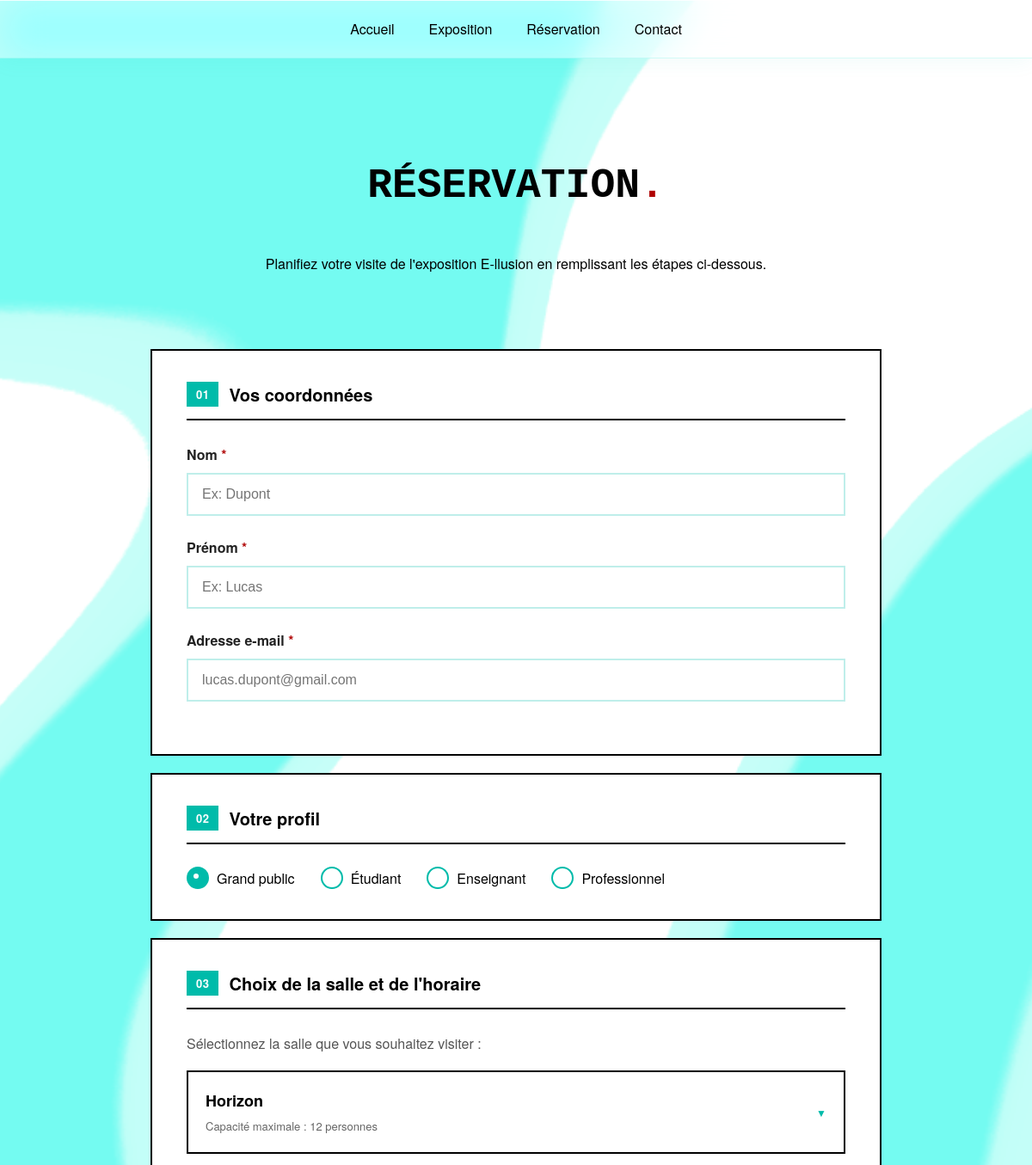
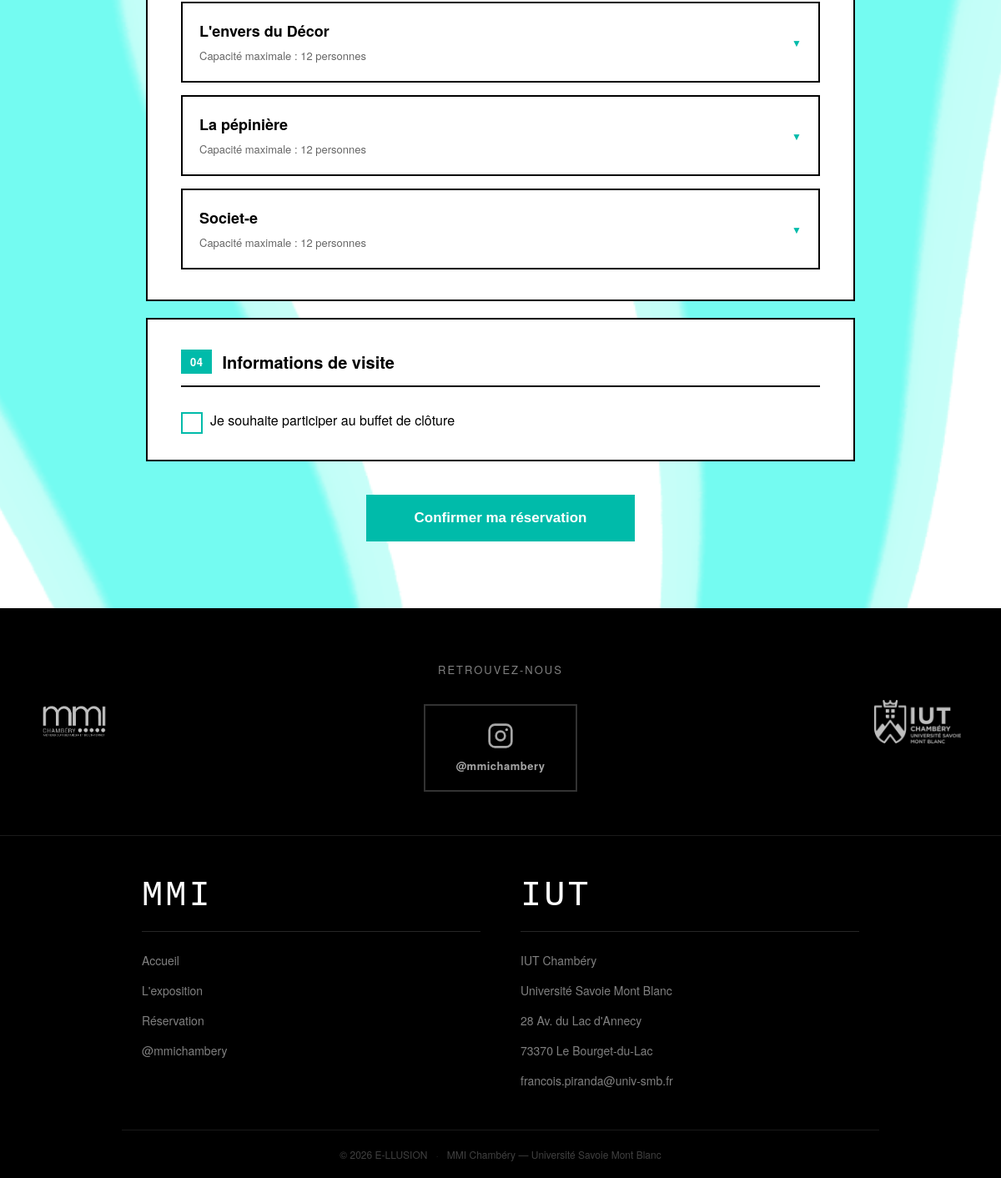
/php/reservation.php, run on the app's committed database (2 pictures, top to bottom).
### tables this page shows
CREATE TABLE `categorie_visite` (
  `id_categorie` INT UNSIGNED NOT NULL AUTO_INCREMENT,
  `libelle`      VARCHAR(100) NOT NULL,
  PRIMARY KEY (`id_categorie`)
);

CREATE TABLE `salle` (
  `id_salle`     INT UNSIGNED NOT NULL AUTO_INCREMENT,
  `nom`          VARCHAR(100) NOT NULL,
  `capacite_max` INT UNSIGNED NOT NULL DEFAULT 12,
  PRIMARY KEY (`id_salle`)
);

### php/reservation.php (the view, shortened to what this page needs)
<?php
include('config.php');
$categories    = $db->query("SELECT * FROM categorie_visite ORDER BY id_categorie ASC")->fetchAll(PDO::FETCH_ASSOC);
$salles_db     = $db->query("SELECT * FROM salle ORDER BY nom ASC")->fetchAll(PDO::FETCH_ASSOC);
$page_styles = ['style-reservation.css'];
include('header.php');
?>
<div class="container">
    <section class="intro-section">
        <h1 class="pixel-title">Réservation<span class="red-dot">.</span></h1>
        <p>Planifiez votre visite de l'exposition E-llusion en remplissant les étapes ci-dessous.</p>
    </section>
    <div class="form-wrapper-linear">
        <form action="reservation.php" method="POST" id="formReservation">
            <div class="form-section-linear">
                <h3><span class="section-icon">01</span> Vos coordonnées</h3>
                <div class="input-group">
                    <label for="nom">Nom <span class="red-dot">*</span></label>
                    <input type="text" id="nom" name="nom" placeholder="Ex: Dupont" required>
                </div>
                <div class="input-group">
                    <label for="prenom">Prénom <span class="red-dot">*</span></label>
                    <input type="text" id="prenom" name="prenom" placeholder="Ex: Lucas" required>
                </div>
                <div class="input-group">
                    <label for="email">Adresse e-mail <span class="red-dot">*</span></label>
                    <input type="email" id="email" name="email" placeholder="lucas.dupont@gmail.com" required>
                </div>
            </div>
            <div class="form-section-linear">
                <h3><span class="section-icon">02</span> Votre profil</h3>
                <div class="radio-group-horizontal">
                    <?php foreach ($categories as $index => $cat): ?>
                    <label class="custom-radio">
                        <span class="radio-mark"></span> <?= htmlspecialchars($cat['libelle']) ?>
                    </label>
                    <?php endforeach; ?>
                </div>
            </div>
            <div class="form-section-linear">
                <h3><span class="section-icon">03</span> Choix de la salle et de l'horaire</h3>
                <p style="margin-bottom: 20px; color: #555;">Sélectionnez la salle que vous souhaitez visiter :</p>
                <div class="salles-accordion-list">
                    <?php foreach ($salles_db as $salle):
                        $id_salle = $salle['id_salle'];
                    ?>
                    <details class="salle-accordion" data-salle-id="<?= $id_salle ?>">
                        <summary class="salle-summary">
                            <div class="salle-summary-text">
                                <h4><?= htmlspecialchars($salle['nom']) ?></h4>
                                <small>Capacité maximale : <?= $salle['capacite_max'] ?> personnes</small>
                            </div>
                            <span class="accordion-arrow">▼</span>
                        </summary>
                    </details>
                    <?php endforeach; ?>
                </div>
            </div>
            <div class="form-section-linear">
                <h3><span class="section-icon">04</span> Informations de visite</h3>
                <div class="checkbox-group">
                    <label class="custom-checkbox">
                        <span class="checkmark"></span>
                        <span class="checkbox-text">Je souhaite participer au buffet de clôture</span>
                    </label>
                </div>
            </div>
            <div class="form-footer-linear">
                <button type="submit" class="btn-submit-large">Confirmer ma réservation</button>
            </div>
        </form>
    </div>
</div>
<?php include('footer.php'); ?>

### php/header.php (shortened to what this page needs)
<!DOCTYPE html>
<html lang="fr">
<head>
    <link rel="stylesheet" href="../css/style.css?v=<?= filemtime('../css/style.css') ?>">
    <?php foreach ($page_styles ?? [] as $css): ?>
    <link rel="stylesheet" href="../css/<?= $css ?>?v=<?= filemtime("../css/$css") ?>">
    <?php endforeach; ?>
</head>
<body>
    <header>
        <nav>
            <ul>
                <li><a href="index.php">Accueil</a></li>
                <li><a href="exposition.php">Exposition</a></li>
                <li><a href="reservation.php">Réservation</a></li>
                <li><a href="contact.php">Contact</a></li>
            </ul>
        </nav>
    </header>
    <main>

### php/footer.php
    </main>
<footer class="site-footer">
    <div class="footer-social-band">
        <img src="../img/mmi.png" alt="MMI Chambéry" class="footer-logo footer-logo-left">
        <img src="../img/iut.png" alt="IUT Chambéry" class="footer-logo footer-logo-right">
        <p class="footer-social-title">Retrouvez-nous</p>
        <div class="footer-social-actions">
            <a href="https://www.instagram.com/mmichambery/" class="footer-icon-link"
               target="_blank" rel="noopener noreferrer" aria-label="Instagram @mmichambery">
                <svg viewBox="0 0 24 24" fill="none" stroke="currentColor"
                     stroke-width="2" stroke-linecap="round" stroke-linejoin="round">
                    <rect x="2" y="2" width="20" height="20" rx="5" ry="5"/>
                    <circle cx="12" cy="12" r="4"/>
                    <path d="M17.5 6.5h.01" stroke-width="2.5"/>
                </svg>
                <span>@mmichambery</span>
            </a>
        </div>
    </div>
    <div class="footer-cols-section">
        <div class="footer-col">
            <div class="footer-col-logo">MMI</div>
            <div class="footer-col-sep"></div>
            <ul class="footer-col-links">
                <li><a href="index.php">Accueil</a></li>
                <li><a href="exposition.php">L'exposition</a></li>
                <li><a href="reservation.php">Réservation</a></li>
                <li><a href="https://www.instagram.com/mmichambery/" target="_blank" rel="noopener">@mmichambery</a></li>
            </ul>
        </div>
        <div class="footer-col">
            <div class="footer-col-logo">IUT</div>
            <div class="footer-col-sep"></div>
            <ul class="footer-col-links">
                <li><a href="https://www.iut-chy.univ-smb.fr/" target="_blank" rel="noopener">IUT Chambéry</a></li>
                <li><a href="https://www.univ-smb.fr/" target="_blank" rel="noopener">Université Savoie Mont Blanc</a></li>
                <li><span>28 Av. du Lac d'Annecy</span></li>
                <li><span>73370 Le Bourget-du-Lac</span></li>
                <li><a href="mailto:francois.piranda@univ-smb.fr">francois.piranda@univ-smb.fr</a></li>
            </ul>
        </div>
    </div>
    <div class="footer-bottom">
        <span>© <?= date('Y') ?> E-LLUSION</span>
        <span class="footer-sep">·</span>
        <span>MMI Chambéry — Université Savoie Mont Blanc</span>
    </div>
</footer>
</body>
</html>

### css/style.css (style rules this page uses)
:root { --bg-light: #c5f9f2; --cyan-medium: #3ce8d7; --cyan-dark: #00bbaa; --text-dark: #000000; --accent-red: #af0000; }
body { margin: 0; padding: 0; font-family: 'Helvetica Neue', Arial, sans-serif; color: var(--text-dark); background-color: #ffffff; }
header { padding: 22px 0; position: sticky; top: 0; z-index: 100; background: rgba(255, 255, 255, 0.55); backdrop-filter: blur(24px) saturate(180%); -webkit-backdrop-filter: blur(24px) saturate(180%); border-bottom: 1px solid rgba(60, 232, 215, 0.2); box-shadow: 0 4px 24px rgba(0, 187, 170, 0.06), inset 0 1px 0 rgba(255, 255, 255, 0.8); }
header nav { position: relative; z-index: 1; }
header nav ul { list-style: none; margin: 0; padding: 0; display: flex; justify-content: center; gap: 40px; }
header nav ul li a { text-decoration: none; color: var(--text-dark); font-weight: 500; font-size: 16px; position: relative; padding-bottom: 4px; transition: color 0.2s ease; }
header nav ul li a::after { content: ''; position: absolute; bottom: 0; left: 0; width: 0; height: 2px; background-color: var(--cyan-dark); transition: width 0.2s ease; }
h1, .pixel-title { font-family: 'CutePixel', 'Courier New', monospace; font-size: 48px; text-align: center; text-transform: uppercase; }
.red-dot { color: var(--accent-red); }
.intro-section { text-align: center; padding: 70px 20px; max-width: 680px; margin: 0 auto; font-size: 16px; line-height: 1.6; }
.site-footer { background-color: #000000; color: #ffffff; margin-top: 60px; }
.footer-social-band { position: relative; padding: 64px 24px 52px; text-align: center; border-bottom: 1px solid rgba(255, 255, 255, 0.1); }
.footer-logo { position: absolute; top: 50%; transform: translateY(-50%); width: auto; filter: brightness(0) invert(1); opacity: 0.75; }
.footer-logo-left { left: 48px; height: 82px; }
.footer-logo-right { right: 48px; height: 52px; }
.footer-social-title { font-size: 13px; color: rgba(255, 255, 255, 0.5); letter-spacing: 2px; text-transform: uppercase; margin: 0 0 32px; }
.footer-social-actions { display: flex; justify-content: center; align-items: stretch; gap: 16px; flex-wrap: wrap; }
.footer-icon-link { display: flex; flex-direction: column; align-items: center; justify-content: center; gap: 10px; color: rgba(255, 255, 255, 0.65); text-decoration: none; border: 2px solid rgba(255, 255, 255, 0.2); padding: 20px 36px; font-size: 13px; font-weight: 600; letter-spacing: 0.5px; transition: color 0.2s ease, border-color 0.2s ease, background-color 0.2s ease; }
.footer-icon-link svg { width: 32px; height: 32px; }
.footer-cols-section { display: grid; grid-template-columns: repeat(2, 1fr); max-width: 860px; margin: 0 auto; padding: 48px 24px; gap: 48px; border-bottom: 1px solid rgba(255, 255, 255, 0.1); }
.footer-col-logo { font-family: 'CutePixel', 'Courier New', monospace; font-size: 42px; color: #ffffff; margin-bottom: 18px; letter-spacing: 3px; }
.footer-col-sep { width: 100%; height: 1px; background-color: rgba(255, 255, 255, 0.15); margin-bottom: 22px; }
.footer-col-links { list-style: none; padding: 0; margin: 0; display: flex; flex-direction: column; gap: 13px; }
.footer-col-links li a, .footer-col-links li span { color: rgba(255, 255, 255, 0.5); text-decoration: none; font-size: 14px; line-height: 1.5; transition: color 0.2s ease; }
.footer-bottom { padding: 20px 24px; display: flex; justify-content: center; align-items: center; gap: 10px; color: rgba(255, 255, 255, 0.25); font-size: 12px; flex-wrap: wrap; }
.footer-sep { opacity: 0.5; }

### data on the page
categorie_visite: libelle "Grand public"
categorie_visite: libelle "Étudiant"
categorie_visite: libelle "Enseignant"
categorie_visite: libelle "Professionnel"
salle: nom "Horizon", capacite_max "12"
salle: nom "L'envers du Décor", capacite_max "12"
salle: nom "La pépinière", capacite_max "12"
salle: nom "Societ-e", capacite_max "12"
